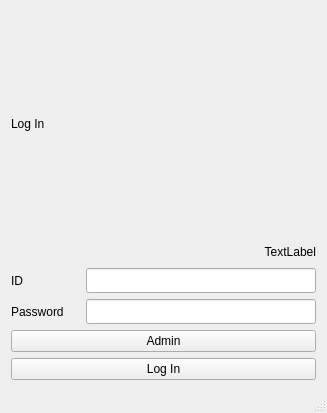
<?xml version="1.0" encoding="UTF-8"?>
<ui version="4.0">
 <class>LoginWidget</class>
 <widget class="QMainWindow" name="LoginWidget">
  <property name="geometry">
   <rect>
    <x>0</x>
    <y>0</y>
    <width>327</width>
    <height>413</height>
   </rect>
  </property>
  <property name="windowTitle">
   <string>Log In</string>
  </property>
  <widget class="QWidget" name="centralWidget">
   <layout class="QVBoxLayout" name="verticalLayout">
    <item>
     <widget class="QLabel" name="label">
      <property name="text">
       <string>Log In</string>
      </property>
     </widget>
    </item>
    <item>
     <widget class="QLabel" name="label_pc">
      <property name="maximumSize">
       <size>
        <width>16777215</width>
        <height>20</height>
       </size>
      </property>
      <property name="layoutDirection">
       <enum>Qt::LeftToRight</enum>
      </property>
      <property name="text">
       <string>TextLabel</string>
      </property>
      <property name="alignment">
       <set>Qt::AlignRight|Qt::AlignTrailing|Qt::AlignVCenter</set>
      </property>
     </widget>
    </item>
    <item>
     <layout class="QHBoxLayout" name="horizontalLayout">
      <item>
       <widget class="QLabel" name="label_2">
        <property name="text">
         <string>ID</string>
        </property>
        <property name="buddy">
         <cstring>txtUser</cstring>
        </property>
       </widget>
      </item>
      <item>
       <spacer name="horizontalSpacer">
        <property name="orientation">
         <enum>Qt::Horizontal</enum>
        </property>
        <property name="sizeHint" stdset="0">
         <size>
          <width>40</width>
          <height>20</height>
         </size>
        </property>
       </spacer>
      </item>
      <item>
       <widget class="QLineEdit" name="txtUser">
        <property name="minimumSize">
         <size>
          <width>230</width>
          <height>25</height>
         </size>
        </property>
        <property name="maximumSize">
         <size>
          <width>230</width>
          <height>25</height>
         </size>
        </property>
       </widget>
      </item>
     </layout>
    </item>
    <item>
     <layout class="QHBoxLayout" name="horizontalLayout_2">
      <item>
       <widget class="QLabel" name="label_3">
        <property name="text">
         <string>Password</string>
        </property>
        <property name="buddy">
         <cstring>txt_pass</cstring>
        </property>
       </widget>
      </item>
      <item>
       <spacer name="horizontalSpacer_2">
        <property name="orientation">
         <enum>Qt::Horizontal</enum>
        </property>
        <property name="sizeHint" stdset="0">
         <size>
          <width>40</width>
          <height>20</height>
         </size>
        </property>
       </spacer>
      </item>
      <item>
       <widget class="QLineEdit" name="txt_pass">
        <property name="minimumSize">
         <size>
          <width>230</width>
          <height>25</height>
         </size>
        </property>
        <property name="maximumSize">
         <size>
          <width>230</width>
          <height>25</height>
         </size>
        </property>
        <property name="echoMode">
         <enum>QLineEdit::Password</enum>
        </property>
       </widget>
      </item>
     </layout>
    </item>
    <item>
     <widget class="QPushButton" name="btn_callGenerateKey">
      <property name="text">
       <string>Admin</string>
      </property>
     </widget>
    </item>
    <item>
     <widget class="QPushButton" name="btnLogin">
      <property name="text">
       <string>Log In</string>
      </property>
     </widget>
    </item>
   </layout>
  </widget>
  <widget class="QMenuBar" name="menuBar">
   <property name="geometry">
    <rect>
     <x>0</x>
     <y>0</y>
     <width>327</width>
     <height>22</height>
    </rect>
   </property>
  </widget>
  <widget class="QStatusBar" name="statusBar"/>
 </widget>
 <layoutdefault spacing="6" margin="11"/>
 <tabstops>
  <tabstop>btnLogin</tabstop>
  <tabstop>txtUser</tabstop>
  <tabstop>txt_pass</tabstop>
  <tabstop>btn_callGenerateKey</tabstop>
 </tabstops>
 <resources/>
 <connections/>
</ui>
